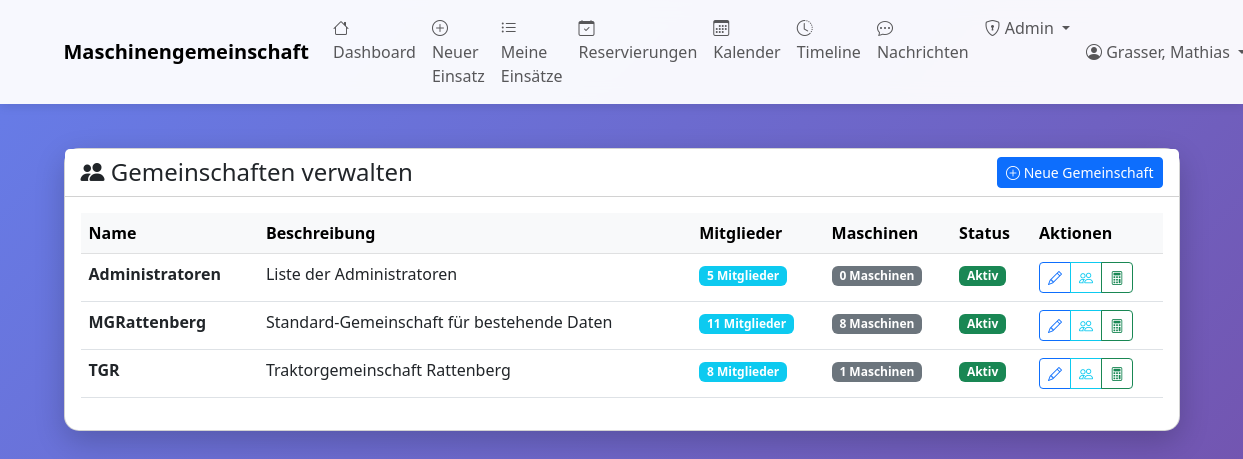
/admin/gemeinschaften (signed in), run on the app's committed database.
### tables this page shows
CREATE TABLE gemeinschaften (
                id INTEGER PRIMARY KEY AUTOINCREMENT,
                name TEXT NOT NULL UNIQUE,
                beschreibung TEXT,
                erstellt_am TIMESTAMP DEFAULT CURRENT_TIMESTAMP,
                aktiv BOOLEAN DEFAULT 1
            );

### web_app.py (the view)
@app.route('/admin/gemeinschaften')
@admin_required
def admin_gemeinschaften():
    with MaschinenDBContext(DB_PATH) as db:
        cursor = db.cursor
        cursor.execute("""
            SELECT * FROM gemeinschaften_uebersicht
            ORDER BY name
        """)
        columns = [desc[0] for desc in cursor.description]
        gemeinschaften = [dict(zip(columns, row)) for row in cursor.fetchall()]
    return render_template('admin_gemeinschaften.html', gemeinschaften=gemeinschaften)

### database.py (called while the page is built)
    def connect(self):
        self.connection = sqlite3.connect(self.db_path)
        self.connection.row_factory = sqlite3.Row
        self.cursor = self.connection.cursor()

    def close(self):
        if self.connection:
            self.connection.close()

    def __enter__(self):
        self.connect()
        return self

    def __exit__(self, exc_type, exc_val, exc_tb):
        if exc_type is None:
            self.connection.commit()
        else:
            self.connection.rollback()
        self.close()
        return False

### web_app.py (called while the page is built)
def admin_required(f):
    @wraps(f)
    def decorated_function(*args, **kwargs):
        if 'benutzer_id' not in session:
            flash('Bitte melden Sie sich an.', 'warning')
            return redirect(url_for('login'))
        if not session.get('is_admin'):
            flash('Zugriff verweigert. Administrator-Rechte erforderlich.', 'danger')
            return redirect(url_for('dashboard'))
        return f(*args, **kwargs)
    return decorated_function

### templates/admin_gemeinschaften.html (shortened to what this page needs)
{% extends "base.html" %}
{% block content %}
<div class="row mt-4">
    <div class="col-12">
        <div class="card">
            <div class="card-header bg-white d-flex justify-content-between align-items-center">
                <h4 class="mb-0">
                    <i class="bi bi-people-fill"></i> Gemeinschaften verwalten
                </h4>
                <a href="{{ url_for('admin_gemeinschaften_neu') }}" class="btn btn-primary btn-sm">
                    <i class="bi bi-plus-circle"></i> Neue Gemeinschaft
                </a>
            </div>
            <div class="card-body">
                {% if gemeinschaften %}
                <div class="table-responsive">
                    <table class="table table-hover">
                        <thead class="table-light">
                            <tr>
                                <th>Name</th>
                                <th>Beschreibung</th>
                                <th>Mitglieder</th>
                                <th>Maschinen</th>
                                <th>Status</th>
                                <th>Aktionen</th>
                            </tr>
                        </thead>
                        <tbody>
                            {% for gem in gemeinschaften %}
                            <tr>
                                <td><strong>{{ gem.name }}</strong></td>
                                <td>{{ gem.beschreibung or '-' }}</td>
                                <td>
                                    <span class="badge bg-info">{{ gem.anzahl_mitglieder }} Mitglieder</span>
                                </td>
                                <td>
                                    <span class="badge bg-secondary">{{ gem.anzahl_maschinen }} Maschinen</span>
                                </td>
                                <td>
                                    {% if gem.aktiv %}
                                        <span class="badge bg-success">Aktiv</span>
                                    {% else %}
                                        <span class="badge bg-danger">Inaktiv</span>
                                    {% endif %}
                                </td>
                                <td>
                                    <div class="btn-group" role="group">
                                        <a href="{{ url_for('admin_gemeinschaften_edit', gemeinschaft_id=gem.id) }}"
                                           class="btn btn-sm btn-outline-primary"
                                           title="Bearbeiten">
                                            <i class="bi bi-pencil"></i>
                                        </a>
                                        <a href="{{ url_for('admin_gemeinschaften_mitglieder', gemeinschaft_id=gem.id) }}"
                                           class="btn btn-sm btn-outline-info"
                                           title="Mitglieder verwalten">
                                            <i class="bi bi-people"></i>
                                        </a>
                                        <a href="{{ url_for('admin_gemeinschaften_abrechnung', gemeinschaft_id=gem.id) }}"
                                           class="btn btn-sm btn-outline-success"
                                           title="Abrechnung">
                                            <i class="bi bi-calculator"></i>
                                        </a>
                                    </div>
                                </td>
                            </tr>
                            {% endfor %}
                        </tbody>
                    </table>
                </div>
                {% endif %}
            </div>
        </div>
    </div>
</div>
{% endblock %}

### templates/base.html (style rules this page uses)
body { min-height: 100vh; background: linear-gradient(135deg, #667eea 0%, #764ba2 100%); }
.card { border-radius: 15px; box-shadow: 0 10px 30px rgba(0,0,0,0.2); }

### data on the page
gemeinschaften: name "Administratoren", beschreibung "Liste der Administratoren", anzahl_mitglieder "5", anzahl_maschinen "0", aktiv "Aktiv"
gemeinschaften: name "MGRattenberg", beschreibung "Standard-Gemeinschaft für bestehende Daten", anzahl_mitglieder "11", anzahl_maschinen "8", aktiv "Aktiv"
gemeinschaften: name "TGR", beschreibung "Traktorgemeinschaft Rattenberg", anzahl_mitglieder "8", anzahl_maschinen "1", shows "Aktiv"

### other printed values
{{ session.get('benutzer_name') }} "Grasser, Mathias"
